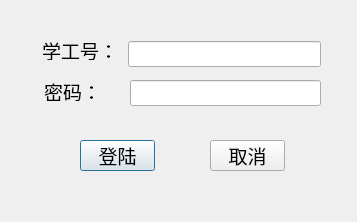
<?xml version="1.0" encoding="UTF-8"?>
<ui version="4.0">
 <class>Login</class>
 <widget class="QDialog" name="Login">
  <property name="geometry">
   <rect>
    <x>0</x>
    <y>0</y>
    <width>357</width>
    <height>222</height>
   </rect>
  </property>
  <property name="sizePolicy">
   <sizepolicy hsizetype="Preferred" vsizetype="Preferred">
    <horstretch>0</horstretch>
    <verstretch>0</verstretch>
   </sizepolicy>
  </property>
  <property name="minimumSize">
   <size>
    <width>357</width>
    <height>222</height>
   </size>
  </property>
  <property name="maximumSize">
   <size>
    <width>357</width>
    <height>222</height>
   </size>
  </property>
  <property name="font">
   <font>
    <family>新宋体</family>
    <pointsize>14</pointsize>
   </font>
  </property>
  <property name="windowTitle">
   <string>Dialog</string>
  </property>
  <widget class="QPushButton" name="pushButton">
   <property name="geometry">
    <rect>
     <x>80</x>
     <y>140</y>
     <width>75</width>
     <height>31</height>
    </rect>
   </property>
   <property name="text">
    <string>登陆</string>
   </property>
  </widget>
  <widget class="QLabel" name="label">
   <property name="geometry">
    <rect>
     <x>42</x>
     <y>41</y>
     <width>80</width>
     <height>19</height>
    </rect>
   </property>
   <property name="text">
    <string>学工号：</string>
   </property>
   <property name="buddy">
    <cstring>userlineEdit</cstring>
   </property>
  </widget>
  <widget class="QLabel" name="label_2">
   <property name="geometry">
    <rect>
     <x>44</x>
     <y>82</y>
     <width>60</width>
     <height>19</height>
    </rect>
   </property>
   <property name="text">
    <string>密码：</string>
   </property>
   <property name="buddy">
    <cstring>pwdlineEdit</cstring>
   </property>
  </widget>
  <widget class="QLineEdit" name="pwdlineEdit">
   <property name="geometry">
    <rect>
     <x>130</x>
     <y>80</y>
     <width>191</width>
     <height>26</height>
    </rect>
   </property>
   <property name="echoMode">
    <enum>QLineEdit::Password</enum>
   </property>
  </widget>
  <widget class="QPushButton" name="pushButton_2">
   <property name="geometry">
    <rect>
     <x>210</x>
     <y>140</y>
     <width>75</width>
     <height>31</height>
    </rect>
   </property>
   <property name="text">
    <string>取消</string>
   </property>
  </widget>
  <widget class="QLineEdit" name="userlineEdit">
   <property name="geometry">
    <rect>
     <x>128</x>
     <y>41</y>
     <width>193</width>
     <height>26</height>
    </rect>
   </property>
  </widget>
 </widget>
 <tabstops>
  <tabstop>userlineEdit</tabstop>
  <tabstop>pwdlineEdit</tabstop>
  <tabstop>pushButton</tabstop>
  <tabstop>pushButton_2</tabstop>
 </tabstops>
 <resources/>
 <connections>
  <connection>
   <sender>pushButton_2</sender>
   <signal>clicked()</signal>
   <receiver>Login</receiver>
   <slot>close()</slot>
   <hints>
    <hint type="sourcelabel">
     <x>228</x>
     <y>156</y>
    </hint>
    <hint type="destinationlabel">
     <x>234</x>
     <y>185</y>
    </hint>
   </hints>
  </connection>
 </connections>
</ui>
